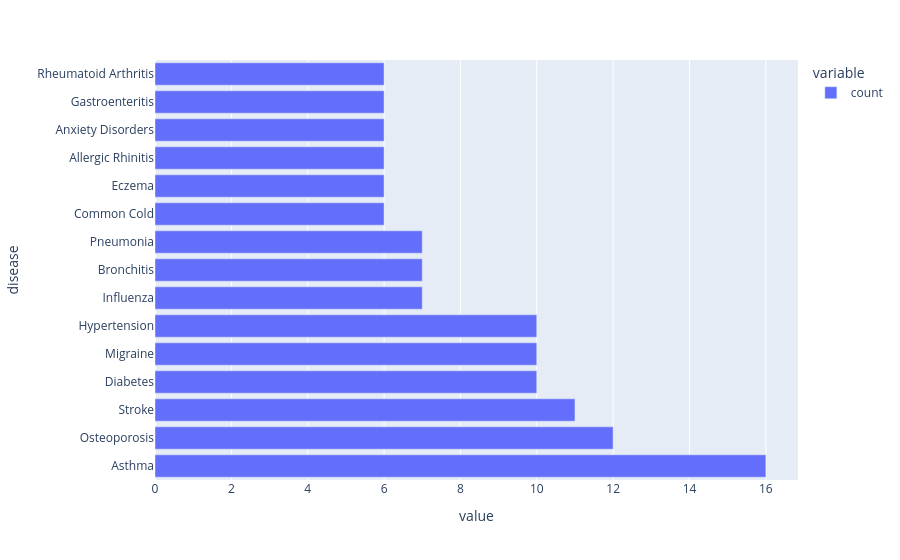

Notebook code cell kept with this figure:
### Markdown cell above
## Top diseases

### Code cell
top = df["disease"].value_counts().head(15)
px.bar(top, orientation="h")

### Figure 1 — Plotly figure (JSON) as saved in the notebook; plotly's stock layout.template omitted (floating-point values rounded to 4 significant figures)
{"data": [{"hovertemplate": "variable=count<br>value=%{x}<br>disease=%{y}<extra></extra>", "legendgroup": "count", "marker": {"color": "#636efa", "pattern": {"shape": ""}}, "name": "count", "orientation": "h", "showlegend": true, "textposition": "auto", "type": "bar", "x": [16, 12, 11, 10, 10, 10, 7, 7, 7, 6, 6, 6, 6, 6, 6], "xaxis": "x", "y": ["Asthma", "Osteoporosis", "Stroke", "Diabetes", "Migraine", "Hypertension", "Influenza", "Bronchitis", "Pneumonia", "Common Cold", "Eczema", "Allergic Rhinitis", "Anxiety Disorders", "Gastroenteritis", "Rheumatoid Arthritis"], "yaxis": "y"}], "layout": {"barmode": "relative", "legend": {"title": {"text": "variable"}, "tracegroupgap": 0}, "margin": {"t": 60}, "xaxis": {"anchor": "y", "domain": [0.0, 1.0], "title": {"text": "value"}}, "yaxis": {"anchor": "x", "domain": [0.0, 1.0], "title": {"text": "disease"}}}}
